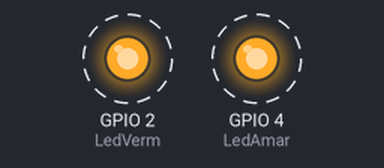
The sketch below on a simulated ESP32. Parts: output pins drawn as LEDs (lit = HIGH). Dashed ring = blinking. What the sketch prints to the serial monitor is not drawn.

Above: at 0.15 s.
Timing chart, 0 to 3.0 s (numbered marks = the images above):
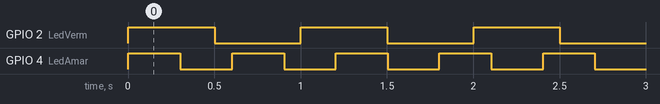

The sketch:

projeto_01_pinned_to_core.ino
```cpp
/*************************************************
 * Experimento 7 - Uso dos nucleos do ESP32
 * Projeto 1 (roteiro: "Experimento 3")
 * Funcao xTaskCreatePinnedToCore
 *
 * TASK1: Piscar LED vermelho - Nucleo 0
 * TASK2: Piscar LED amarelo  - Nucleo 1
 *
 * Objetivo:
 * Demonstrar a execucao de tarefas em dois
 * nucleos do ESP32 utilizando FreeRTOS.
 *************************************************/

/* Biblioteca do Arduino */
#include <Arduino.h>

/* Bibliotecas FreeRTOS */
#include "freertos/FreeRTOS.h"
#include "freertos/task.h"

/* Mapeamento dos pinos */
#define LedVerm 2
#define LedAmar 4

/* Handles das tarefas */
TaskHandle_t tarefa1 = NULL;
TaskHandle_t tarefa2 = NULL;

/* Prototipos das tarefas */
void blinkVermelho(void *pvParameter);
void blinkAmarelo(void *pvParameter);

/*************************************************
 * FUNCAO SETUP
 *************************************************/
void setup() {

  /* Inicializa a comunicacao serial */
  Serial.begin(115200);

  /* Configura os pinos dos LEDs como saida */
  pinMode(LedVerm, OUTPUT);
  pinMode(LedAmar, OUTPUT);

  /* Inicializa os LEDs desligados */
  digitalWrite(LedVerm, LOW);
  digitalWrite(LedAmar, LOW);

  /* Criacao da TASK1
     Funcao: blinkVermelho | Nome: tarefa1
     Pilha: 4096 bytes | Prioridade: 1 | Nucleo: 0 */
  BaseType_t resultado1 = xTaskCreatePinnedToCore(
    blinkVermelho,
    "tarefa1",
    4096,
    NULL,
    1,
    &tarefa1,
    0
  );

  /* Criacao da TASK2
     Funcao: blinkAmarelo | Nome: tarefa2
     Pilha: 4096 bytes | Prioridade: 2 | Nucleo: 1 */
  BaseType_t resultado2 = xTaskCreatePinnedToCore(
    blinkAmarelo,
    "tarefa2",
    4096,
    NULL,
    2,
    &tarefa2,
    1
  );

  /* Verifica se a TASK1 foi criada */
  if (resultado1 == pdPASS) {
    Serial.println("TASK1 criada com sucesso!");
  } else {
    Serial.println("Erro ao criar TASK1!");
  }

  /* Verifica se a TASK2 foi criada */
  if (resultado2 == pdPASS) {
    Serial.println("TASK2 criada com sucesso!");
  } else {
    Serial.println("Erro ao criar TASK2!");
  }
}

/*************************************************
 * FUNCAO LOOP
 *************************************************/
void loop() {
  /* Libera a CPU por 1 segundo */
  vTaskDelay(pdMS_TO_TICKS(1000));
}

/*************************************************
 * TASK1 - CONTROLE DO LED VERMELHO
 * GPIO: 2 | Prioridade: 1 | Nucleo: 0 | Intervalo: 500 ms
 *************************************************/
void blinkVermelho(void *pvParameter) {
  while (1) {
    /* Inverte o estado do LED vermelho */
    digitalWrite(LedVerm, !digitalRead(LedVerm));

    /* Exibe o nucleo de execucao */
    Serial.printf("LED VERMELHO - Nucleo: %d\n", xPortGetCoreID());

    /* Aguarda 500 ms */
    vTaskDelay(pdMS_TO_TICKS(500));
  }
}

/*************************************************
 * TASK2 - CONTROLE DO LED AMARELO
 * GPIO: 4 | Prioridade: 2 | Nucleo: 1 | Intervalo: 300 ms
 *************************************************/
void blinkAmarelo(void *pvParameter) {
  while (1) {
    /* Inverte o estado do LED amarelo */
    digitalWrite(LedAmar, !digitalRead(LedAmar));

    /* Exibe o nucleo de execucao */
    Serial.printf("LED AMARELO - Nucleo: %d\n", xPortGetCoreID());

    /* Aguarda 300 ms */
    vTaskDelay(pdMS_TO_TICKS(300));
  }
}
```

Measured:
- by itself, GPIO 2 (LedVerm): alternates HIGH for 0.50 s and LOW for 0.50 s
- by itself, GPIO 4 (LedAmar): alternates HIGH for 0.30 s and LOW for 0.30 s
- by itself, everything shown: repeats every 3.0 s, in 14 steps
